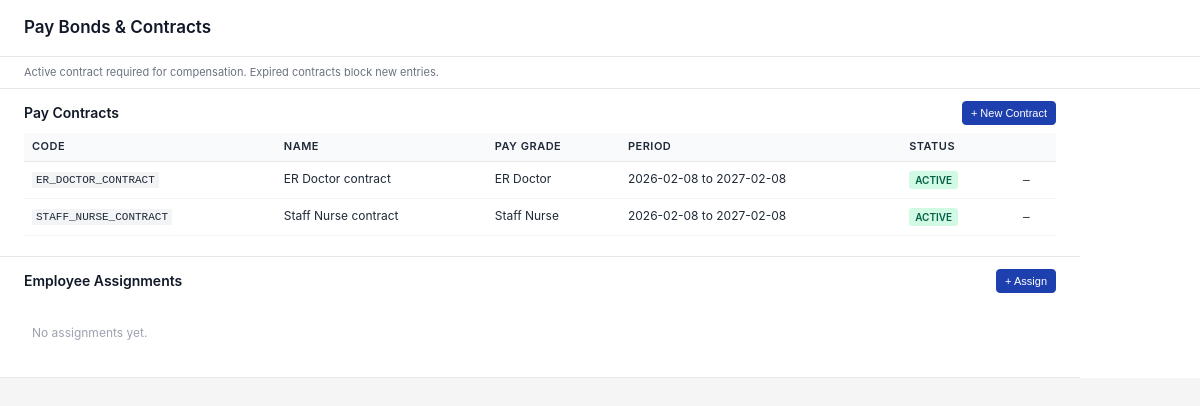
Before: /modules/compensation/views/pay_bonds_contracts.php with the older database file.
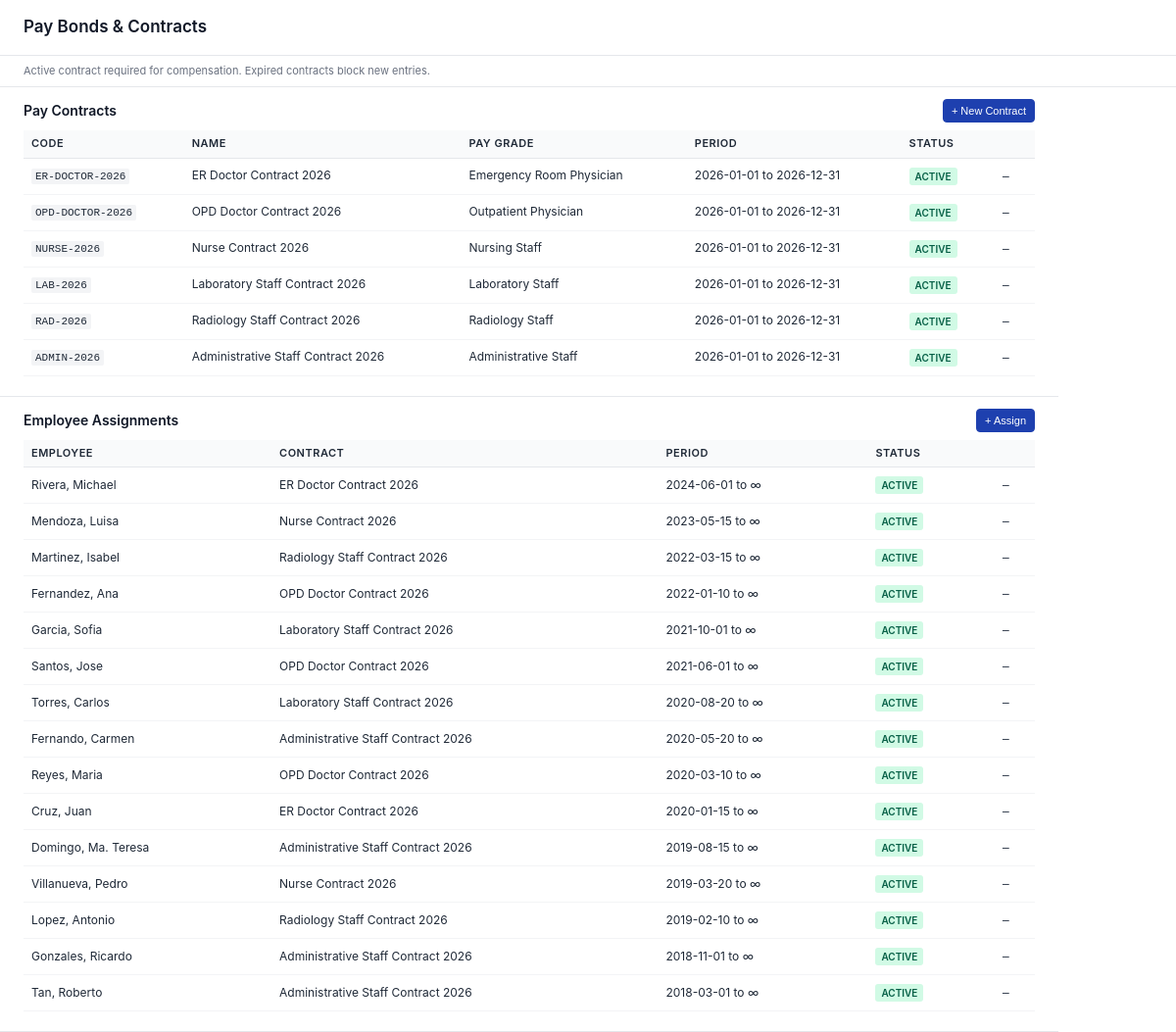
After: the same page with the newer database file.
### tables this page shows
CREATE TABLE `pay_contracts` (
  `id` int(11) NOT NULL,
  `code` varchar(50) NOT NULL,
  `name` varchar(255) NOT NULL,
  `pay_grade_id` int(11) NOT NULL,
  `start_date` date NOT NULL,
  `end_date` date NOT NULL,
  `applicable_policies` text DEFAULT NULL COMMENT 'e.g. policy references or notes',
  `created_at` timestamp NOT NULL DEFAULT current_timestamp(),
  `updated_at` timestamp NOT NULL DEFAULT current_timestamp() ON UPDATE current_timestamp()
);

CREATE TABLE `pay_grades` (
  `id` int(11) NOT NULL,
  `code` varchar(50) NOT NULL,
  `name` varchar(255) NOT NULL,
  `description` text DEFAULT NULL,
  `status` varchar(50) DEFAULT 'Active',
  `created_at` timestamp NOT NULL DEFAULT current_timestamp(),
  `updated_at` timestamp NOT NULL DEFAULT current_timestamp() ON UPDATE current_timestamp()
);

CREATE TABLE `employee_contract_assignments` (
  `id` int(11) NOT NULL,
  `employee_id` int(11) NOT NULL,
  `contract_id` int(11) NOT NULL,
  `effective_from` date NOT NULL,
  `effective_to` date DEFAULT NULL COMMENT 'NULL = ongoing',
  `created_at` timestamp NOT NULL DEFAULT current_timestamp(),
  `updated_at` timestamp NOT NULL DEFAULT current_timestamp() ON UPDATE current_timestamp()
);

CREATE TABLE `employees` (
  `employee_id` int(11) NOT NULL,
  `user_id` int(11) DEFAULT NULL,
  `employee_code` varchar(50) NOT NULL,
  `first_name` varchar(100) NOT NULL,
  `middle_name` varchar(100) DEFAULT NULL,
  `last_name` varchar(100) NOT NULL,
  `date_of_birth` date DEFAULT NULL,
  `gender` enum('Male','Female','Other') DEFAULT 'Other',
  `marital_status` enum('Single','Married','Divorced','Widowed') DEFAULT 'Single',
  `email` varchar(100) DEFAULT NULL,
  `phone` varchar(20) DEFAULT NULL,
  `address` text DEFAULT NULL,
  `city` varchar(100) DEFAULT NULL,
  `state` varchar(100) DEFAULT NULL,
  `postal_code` varchar(20) DEFAULT NULL,
  `country` varchar(100) DEFAULT NULL,
  `nationality` varchar(100) DEFAULT NULL,
  `job_title_id` int(11) DEFAULT NULL,
  `department_id` int(11) DEFAULT NULL,
  `employment_type_id` int(11) DEFAULT NULL,
  `location_id` int(11) DEFAULT NULL,
  `supervisor_id` int(11) DEFAULT NULL,
  `date_of_joining` date NOT NULL,
  `employment_status` enum('Active','On Leave','Suspended','Terminated') DEFAULT 'Active',
  `last_working_day` date DEFAULT NULL,
  `created_at` timestamp NOT NULL DEFAULT current_timestamp(),
  `updated_at` timestamp NOT NULL DEFAULT current_timestamp() ON UPDATE current_timestamp()
);

### config/BaseModel.php (called while the page is built, shortened)
<?php
abstract class BaseModel {
    protected $db;
    public function __construct() {
        $database = new Database();
        $this->db = $database->connect();
    }
    public function query($sql, $params = []) {
        try {
            $stmt = $this->db->prepare($sql);
            if (!empty($params)) {
                $stmt->execute($params);
            } else {
                $stmt->execute();
            }
            return $stmt->fetchAll(PDO::FETCH_ASSOC);
        } catch (PDOException $e) {
            throw new Exception("Query execution failed: " . $e->getMessage());
        }
    }
}
?>

### config/Database.php (called while the page is built, shortened)
<?php
class Database {
    private $host = 'localhost';
    private $db_name = 'public_html';
    private $username = 'root';
    private $password = '';
    public function connect() {
        $this->conn = null;
        try {
            $this->conn = new PDO(
                'mysql:host=' . $this->host . ';dbname=' . $this->db_name . ';charset=utf8mb4',
                $this->username,
                $this->password
            );
            $this->conn->setAttribute(PDO::ATTR_ERRMODE, PDO::ERRMODE_EXCEPTION);
            $this->conn->exec("SET @@session.time_zone = '+08:00'");
        } catch (PDOException $e) {
            error_log('Database Connection Error: ' . $e->getMessage());
            throw new RuntimeException('Database connection failed: ' . $e->getMessage(), 0, $e);
        }
        return $this->conn;
    }
}
?>

### modules/compensation/models/PayContract.php (called while the page is built, shortened)
<?php
require_once __DIR__ . '/../../../config/BaseModel.php';
class PayContract extends BaseModel {
    protected $table = 'pay_contracts';
    public function getAllWithGrade($activeOnly = false) {
        $query = "SELECT pc.*, pg.name AS pay_grade_name, pg.code AS pay_grade_code
            FROM {$this->table} pc
            JOIN pay_grades pg ON pg.id = pc.pay_grade_id
            WHERE 1=1";
        if ($activeOnly) {
            $query .= " AND pc.end_date >= CURDATE()";
        }
        $query .= " ORDER BY pc.start_date DESC";
        return $this->query($query);
    }
}

### modules/compensation/models/EmployeeContractAssignment.php (called while the page is built, shortened)
<?php
require_once __DIR__ . '/../../../config/BaseModel.php';
class EmployeeContractAssignment extends BaseModel {
    protected $table = 'employee_contract_assignments';
    public function getAllWithDetails($filters = []) {
        $query = "SELECT a.*,
            e.employee_code, e.first_name, e.last_name,
            pc.code AS contract_code, pc.name AS contract_name, pc.start_date AS contract_start, pc.end_date AS contract_end,
            pg.name AS pay_grade_name
            FROM {$this->table} a
            JOIN employees e ON e.employee_id = a.employee_id
            JOIN pay_contracts pc ON pc.id = a.contract_id
            JOIN pay_grades pg ON pg.id = pc.pay_grade_id
            WHERE 1=1";
        $params = [];
        $query .= " ORDER BY a.effective_from DESC";
        return $this->query($query, $params);
    }
}

### modules/compensation/views/pay_bonds_contracts.php (the view, shortened to what the changed rows need)
<?php
require_once __DIR__ . '/../../../config/Database.php';
require_once __DIR__ . '/../models/PayContract.php';
require_once __DIR__ . '/../models/EmployeeContractAssignment.php';
$contractModel = new PayContract();
$assignmentModel = new EmployeeContractAssignment();
$contracts = $contractModel->getAllWithGrade(false);
$assignments = $assignmentModel->getAllWithDetails([]);
$handlerUrl = 'modules/compensation/pay_bonds_contracts_handler.php';
?>
<!DOCTYPE html>
<html>
<head>
</head>
<body>
<div class="container">
    <div class="header">
        <h1 class="title">Pay Bonds &amp; Contracts</h1>
    </div>
    <div class="content">
        <div class="section">
            <?php if (empty($contracts)): ?>
            <div class="empty-state">No pay contracts yet.</div>
            <?php else: ?>
            <table class="table">
                <thead>
                    <tr>
                        <th>Code</th>
                        <th>Name</th>
                        <th>Pay Grade</th>
                        <th>Period</th>
                        <th>Status</th>
                        <th style="width: 50px;"></th>
                    </tr>
                </thead>
                <tbody>
                    <?php foreach ($contracts as $c):
                        $isActive = $c['end_date'] && $c['end_date'] >= date('Y-m-d');
                        $period = htmlspecialchars($c['start_date']) . ' to ' . htmlspecialchars($c['end_date']);
                    ?>
                    <tr>
                        <td><span class="code"><?php echo htmlspecialchars($c['code']); ?></span></td>
                        <td><?php echo htmlspecialchars($c['name']); ?></td>
                        <td><?php echo htmlspecialchars($c['pay_grade_name']); ?></td>
                        <td><?php echo $period; ?></td>
                        <td><span class="badge badge-<?php echo $isActive ? 'active' : 'inactive'; ?>"><?php echo $isActive ? 'Active' : 'Expired'; ?></span></td>
                        <td class="action-icon">
                            <?php if ($isActive): ?>
                            <form method="post" action="<?php echo htmlspecialchars($handlerUrl); ?>" style="display: inline;">
                                <button type="submit" title="Deactivate">−</button>
                            </form>
                            <?php else: ?>
                            —
                            <?php endif; ?>
                        </td>
                    </tr>
                    <?php endforeach; ?>
                </tbody>
            </table>
            <?php endif; ?>
        </div>
        <div class="section">
            <div class="section-header">
                <div class="section-title">Employee Assignments</div>
                <button class="btn btn-primary btn-sm" onclick="toggleForm('add-assignment-form'); return false;">+ Assign</button>
            </div>
            <?php if (empty($assignments)): ?>
            <div class="empty-state">No assignments yet.</div>
            <?php else: ?>
            <table class="table">
                <thead>
                    <tr>
                        <th>Employee</th>
                        <th>Contract</th>
                        <th>Period</th>
                        <th>Status</th>
                        <th style="width: 50px;"></th>
                    </tr>
                </thead>
                <tbody>
                    <?php foreach ($assignments as $a):
                        $assignmentActive = (!$a['effective_to'] || $a['effective_to'] >= date('Y-m-d')) && $a['contract_end'] && $a['contract_end'] >= date('Y-m-d');
                        $period = htmlspecialchars($a['effective_from']) . ' to ' . ($a['effective_to'] ? htmlspecialchars($a['effective_to']) : '∞');
                    ?>
                    <tr>
                        <td><?php echo htmlspecialchars(($a['last_name'] ?? '') . ', ' . ($a['first_name'] ?? '')); ?></td>
                        <td><?php echo htmlspecialchars($a['contract_name']); ?></td>
                        <td><?php echo $period; ?></td>
                        <td><span class="badge badge-<?php echo $assignmentActive ? 'active' : 'inactive'; ?>"><?php echo $assignmentActive ? 'Active' : 'Ended'; ?></span></td>
                        <td class="action-icon">
                            <?php if ($assignmentActive && !$a['effective_to']): ?>
                            <form method="post" action="<?php echo htmlspecialchars($handlerUrl); ?>" style="display: inline;">
                                <button type="submit" title="End">−</button>
                            </form>
                            <?php else: ?>
                            —
                            <?php endif; ?>
                        </td>
                    </tr>
                    <?php endforeach; ?>
                </tbody>
            </table>
            <?php endif; ?>
        </div>
    </div>
</div>
</body>
</html>

Changed rows visible on the page:
removed pay_contracts: code "STAFF_NURSE_CONTRACT", name "Staff Nurse contract", pay_grade.name "Staff Nurse", period "2026-02-08 to 2027-02-08", shows "ACTIVE"
changed pay_contracts: code "ER_DOCTOR_CONTRACT" → "ER-DOCTOR-2026"; name "ER Doctor contract" → "ER Doctor Contract 2026"; pay_grade.name "ER Doctor" → "Emergency Room Physician"; period "2026-02-08 to 2027-02-08" → "2026-01-01 to 2026-12-31"
added pay_contracts: code "OPD-DOCTOR-2026", name "OPD Doctor Contract 2026", pay_grade.name "Outpatient Physician", period "2026-01-01 to 2026-12-31", shows "ACTIVE"
added pay_contracts: code "NURSE-2026", name "Nurse Contract 2026", pay_grade.name "Nursing Staff", period "2026-01-01 to 2026-12-31", shows "ACTIVE"
added pay_contracts: code "LAB-2026", name "Laboratory Staff Contract 2026", pay_grade.name "Laboratory Staff", period "2026-01-01 to 2026-12-31", shows "ACTIVE"
added pay_contracts: code "RAD-2026", name "Radiology Staff Contract 2026", pay_grade.name "Radiology Staff", period "2026-01-01 to 2026-12-31", shows "ACTIVE"
added pay_contracts: code "ADMIN-2026", name "Administrative Staff Contract 2026", pay_grade.name "Administrative Staff", period "2026-01-01 to 2026-12-31", shows "ACTIVE"
added employee_contract_assignments: employee.first_name "Rivera, Michael", contract.name "ER Doctor Contract 2026", period "2024-06-01 to ∞", shows "ACTIVE"
added employee_contract_assignments: employee.first_name "Mendoza, Luisa", contract.name "Nurse Contract 2026", period "2023-05-15 to ∞", shows "ACTIVE"
added employee_contract_assignments: employee.first_name "Martinez, Isabel", contract.name "Radiology Staff Contract 2026", period "2022-03-15 to ∞", shows "ACTIVE"
added employee_contract_assignments: employee.first_name "Fernandez, Ana", contract.name "OPD Doctor Contract 2026", period "2022-01-10 to ∞", shows "ACTIVE"
added employee_contract_assignments: employee.first_name "Garcia, Sofia", contract.name "Laboratory Staff Contract 2026", period "2021-10-01 to ∞", shows "ACTIVE"
added employee_contract_assignments: employee.first_name "Santos, Jose", contract.name "OPD Doctor Contract 2026", period "2021-06-01 to ∞", shows "ACTIVE"
added employee_contract_assignments: employee.first_name "Torres, Carlos", contract.name "Laboratory Staff Contract 2026", period "2020-08-20 to ∞", shows "ACTIVE"
added employee_contract_assignments: employee.first_name "Fernando, Carmen", contract.name "Administrative Staff Contract 2026", period "2020-05-20 to ∞", shows "ACTIVE"
added employee_contract_assignments: employee.first_name "Reyes, Maria", contract.name "OPD Doctor Contract 2026", period "2020-03-10 to ∞", shows "ACTIVE"
added employee_contract_assignments: employee.first_name "Cruz, Juan", contract.name "ER Doctor Contract 2026", period "2020-01-15 to ∞", shows "ACTIVE"
added employee_contract_assignments: employee.first_name "Domingo, Ma. Teresa", contract.name "Administrative Staff Contract 2026", period "2019-08-15 to ∞", shows "ACTIVE"
added employee_contract_assignments: employee.first_name "Villanueva, Pedro", contract.name "Nurse Contract 2026", period "2019-03-20 to ∞", shows "ACTIVE"
added employee_contract_assignments: employee.first_name "Lopez, Antonio", contract.name "Radiology Staff Contract 2026", period "2019-02-10 to ∞", shows "ACTIVE"
added employee_contract_assignments: employee.first_name "Gonzales, Ricardo", contract.name "Administrative Staff Contract 2026", period "2018-11-01 to ∞", shows "ACTIVE"
added employee_contract_assignments: employee.first_name "Tan, Roberto", contract.name "Administrative Staff Contract 2026", period "2018-03-01 to ∞", shows "ACTIVE"
Other visible differences:
text no longer shown: "No assignments yet."
text now shown: "EMPLOYEE CONTRACT PERIOD STATUS"
